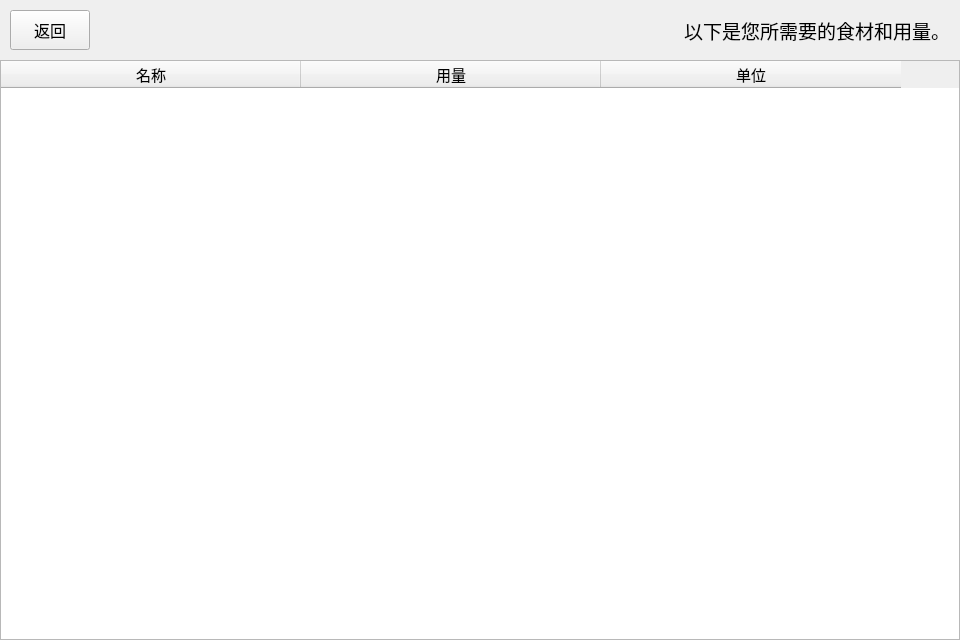
   <widget class="QWidget" name="PrepareResultPage">
    <property name="sizePolicy">
     <sizepolicy hsizetype="Fixed" vsizetype="Fixed">
      <horstretch>0</horstretch>
      <verstretch>0</verstretch>
     </sizepolicy>
    </property>
    <property name="minimumSize">
     <size>
      <width>960</width>
      <height>640</height>
     </size>
    </property>
    <property name="maximumSize">
     <size>
      <width>960</width>
      <height>640</height>
     </size>
    </property>
    <property name="baseSize">
     <size>
      <width>960</width>
      <height>640</height>
     </size>
    </property>
    <widget class="QWidget" name="header_PrepareResultPage">
     <property name="geometry">
      <rect>
       <x>10</x>
       <y>10</y>
       <width>940</width>
       <height>40</height>
      </rect>
     </property>
     <layout class="QHBoxLayout" name="headerLayout_PrepareResultPage">
      <item>
       <widget class="QPushButton" name="backButton_PrepareResultPage">
        <property name="sizePolicy">
         <sizepolicy hsizetype="Minimum" vsizetype="Expanding">
          <horstretch>0</horstretch>
          <verstretch>0</verstretch>
         </sizepolicy>
        </property>
        <property name="minimumSize">
         <size>
          <width>80</width>
          <height>30</height>
         </size>
        </property>
        <property name="font">
         <font>
          <pointsize>12</pointsize>
         </font>
        </property>
        <property name="text">
         <string>返回</string>
        </property>
       </widget>
      </item>
      <item>
       <spacer name="headerSpacer_PrepareResultPage">
        <property name="orientation">
         <enum>Qt::Horizontal</enum>
        </property>
        <property name="sizeHint" stdset="0">
         <size>
          <width>10</width>
          <height>30</height>
         </size>
        </property>
       </spacer>
      </item>
      <item>
       <widget class="QLabel" name="prepareResultLabel">
        <property name="font">
         <font>
          <pointsize>14</pointsize>
         </font>
        </property>
        <property name="text">
         <string>以下是您所需要的食材和用量。</string>
        </property>
        <property name="alignment">
         <set>Qt::AlignCenter</set>
        </property>
       </widget>
      </item>
     </layout>
    </widget>
    <widget class="QTableWidget" name="prepareResultTable">
     <property name="geometry">
      <rect>
       <x>0</x>
       <y>60</y>
       <width>960</width>
       <height>580</height>
      </rect>
     </property>
     <property name="font">
      <font>
       <pointsize>11</pointsize>
      </font>
     </property>
     <property name="autoScrollMargin">
      <number>15</number>
     </property>
     <property name="editTriggers">
      <set>QAbstractItemView::NoEditTriggers</set>
     </property>
     <property name="selectionMode">
      <enum>QAbstractItemView::SingleSelection</enum>
     </property>
     <property name="selectionBehavior">
      <enum>QAbstractItemView::SelectRows</enum>
     </property>
     <property name="textElideMode">
      <enum>Qt::ElideMiddle</enum>
     </property>
     <property name="verticalScrollMode">
      <enum>QAbstractItemView::ScrollPerPixel</enum>
     </property>
     <property name="horizontalScrollMode">
      <enum>QAbstractItemView::ScrollPerPixel</enum>
     </property>
     <property name="rowCount">
      <number>0</number>
     </property>
     <property name="columnCount">
      <number>3</number>
     </property>
     <attribute name="horizontalHeaderMinimumSectionSize">
      <number>35</number>
     </attribute>
     <attribute name="horizontalHeaderDefaultSectionSize">
      <number>300</number>
     </attribute>
     <attribute name="verticalHeaderVisible">
      <bool>false</bool>
     </attribute>
     <column>
      <property name="text">
       <string>名称</string>
      </property>
      <property name="textAlignment">
       <set>AlignCenter</set>
      </property>
     </column>
     <column>
      <property name="text">
       <string>用量</string>
      </property>
     </column>
     <column>
      <property name="text">
       <string>单位</string>
      </property>
      <property name="textAlignment">
       <set>AlignCenter</set>
      </property>
     </column>
    </widget>
   </widget>
